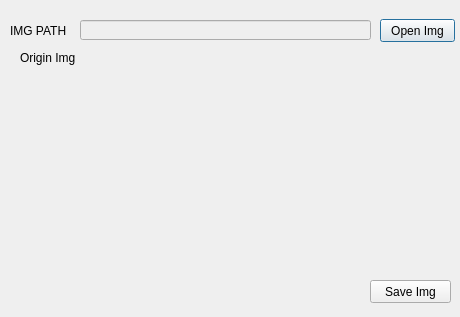
<?xml version="1.0" encoding="UTF-8"?>
<ui version="4.0">
 <class>Dialog</class>
 <widget class="QDialog" name="Dialog">
  <property name="geometry">
   <rect>
    <x>0</x>
    <y>0</y>
    <width>460</width>
    <height>317</height>
   </rect>
  </property>
  <property name="windowTitle">
   <string>Cheked Pattern Image Book Maker</string>
  </property>
  <widget class="QPushButton" name="btnOpen">
   <property name="geometry">
    <rect>
     <x>380</x>
     <y>19</y>
     <width>75</width>
     <height>23</height>
    </rect>
   </property>
   <property name="text">
    <string>Open Img</string>
   </property>
  </widget>
  <widget class="QLabel" name="label">
   <property name="geometry">
    <rect>
     <x>10</x>
     <y>23</y>
     <width>75</width>
     <height>16</height>
    </rect>
   </property>
   <property name="text">
    <string>IMG PATH</string>
   </property>
   <property name="textFormat">
    <enum>Qt::AutoText</enum>
   </property>
  </widget>
  <widget class="QLineEdit" name="filePath">
   <property name="enabled">
    <bool>false</bool>
   </property>
   <property name="geometry">
    <rect>
     <x>80</x>
     <y>20</y>
     <width>291</width>
     <height>20</height>
    </rect>
   </property>
  </widget>
  <widget class="QLabel" name="lbl_1">
   <property name="geometry">
    <rect>
     <x>20</x>
     <y>50</y>
     <width>71</width>
     <height>16</height>
    </rect>
   </property>
   <property name="text">
    <string>Origin Img</string>
   </property>
  </widget>
  <widget class="QPushButton" name="btnSave">
   <property name="geometry">
    <rect>
     <x>370</x>
     <y>280</y>
     <width>81</width>
     <height>23</height>
    </rect>
   </property>
   <property name="text">
    <string>Save Img</string>
   </property>
  </widget>
  <widget class="QLabel" name="lblOri">
   <property name="geometry">
    <rect>
     <x>20</x>
     <y>70</y>
     <width>421</width>
     <height>201</height>
    </rect>
   </property>
   <property name="text">
    <string/>
   </property>
  </widget>
 </widget>
 <resources/>
 <connections/>
</ui>
